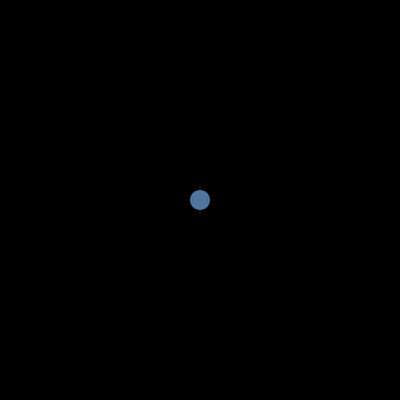
Frame 1 (no input)
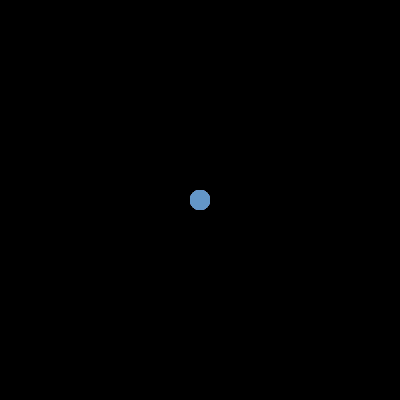
Frame 60 (the mouse pressed at the canvas centre just before this capture)
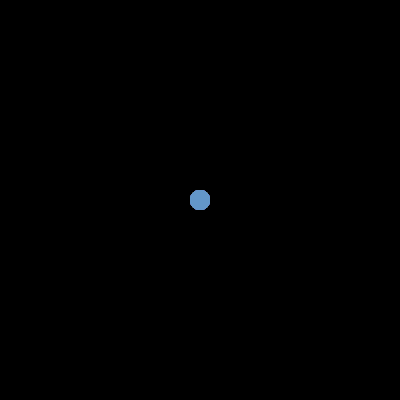
Frame 120 (the mouse held since frame 60 and released just before this capture)

The Processing sketch that drew these frames (run headless with seeded random() and noise(); from frame 60 on, the mouse is pressed at the canvas centre):

// Processing sketch: KreisOhneZufall
// ── KreisOhneZufall.pde
float r = 100;
float g = 150;
float b = 200;
float a = 200;

float diam = 20;
float x = 200;
float y = 200;

void setup() {
  size(400, 400);
  background(0);
  smooth();
}

void draw() {
  noStroke();
  fill(r, g, b, a);  
  ellipse(x, y, diam, diam);
}
